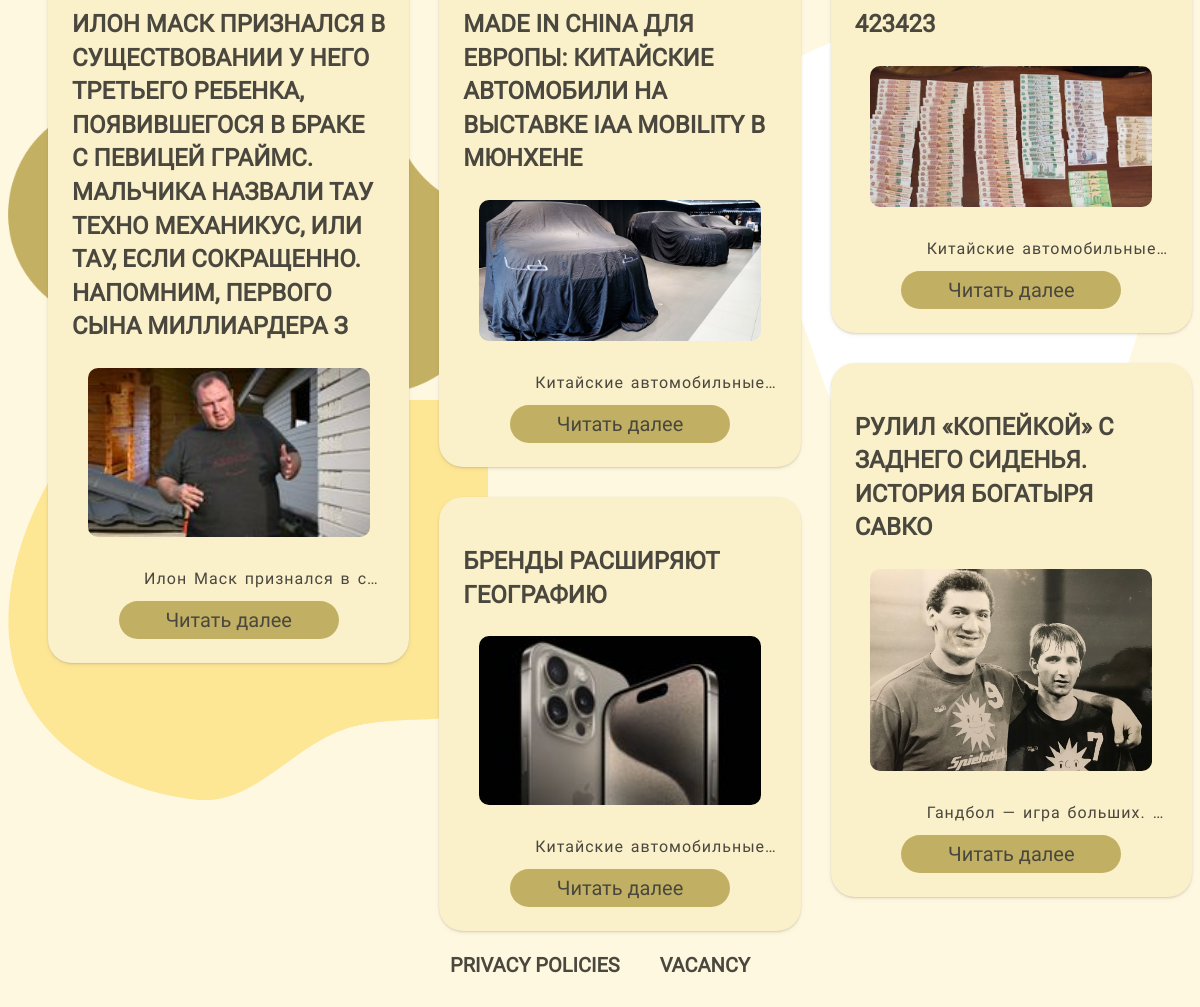
Page /news/ on the committed database.
### news/models.py (models this page shows, shortened)
class News(models.Model):
    title = models.CharField(max_length=200)
    content = models.TextField()
    publication_date = models.DateField(auto_now_add=True)
    image = models.ImageField(upload_to='static/news/')

### news/views.py (the view)
# urls.py: path('', views.news_list, name='home'),
def news_list(request):
    news_list = News.objects.order_by('-publication_date')
    context = {
        'news_list': news_list,
    }
    return render(request, 'news.html', context)

### news/templates/news.html (shortened to what this page needs)
{% extends 'hotel/base_hotel.html' %}
{% block head %}
<link rel="stylesheet" href="/static/css/news.css">
{% endblock %}
{% block content %}
<ul>
    {% for news in news_list %}
    <li itemscope itemtype="http://schema.org/NewsArticle">
        <h3 itemprop="headline">{{ news.title }}</h3>
        <img itemprop="image" src="{{ news.image.url }}" alt="{{ news.title }}" width="100">
        <p itemprop="description">{{ news.content }}</p>
        <a itemprop="url" href="{% url 'news:current_news' news.id %}">Читать далее</a>
    </li>
    {% endfor %}
</ul>
{% endblock %}

### static/css/base.css (style rules this page uses)
body { font-family: 'PrimaryFont', Arial, sans-serif; font-size: 1.25rem; background: rgb(255, 248, 225); line-height: 1.4; height: 100vh; }

### static/css/other.css (style rules this page uses)
p { margin: 10px; padding: 10px; }
p { text-indent: 2em; }
h1, h2, h3 { text-transform: uppercase; }
p { line-height: 1.5; }
p { word-spacing: 2px; letter-spacing: 1px; }
p { word-wrap: break-word; }
p { font-family: 'PrimaryFont', Arial, sans-serif; font-size: 16px; text-align: left; }
p { position: relative; top: 10px; left: 20px; }

### static/css/news.css (style rules this page uses)
ul { list-style-type: none; columns: 3; column-gap: 30px; }
ul li { background-color: rgb(250, 240, 202); box-shadow: rgba(191, 180, 140, 0.25) 0px 2px 5px -1px, rgba(0, 0, 0, 0.3) 0px 1px 3px -1px; padding: 1.5rem; border-radius: 24px; margin-bottom: 30px; break-inside: avoid; }
ul li h3 { font-size: 24px; font-weight: 600; color: rgb(74, 71, 62); }
ul li img { display: block; margin: 0 auto; border-radius: 10px; width: 90%; transition: transform 0.3s; }
ul li p { overflow: hidden; text-overflow: ellipsis; white-space: nowrap; color: rgb(74, 71, 62); }
ul li a { text-align: center; display: block; margin: 0 auto; color: rgb(74, 71, 62); width: 200px; padding: 5px 10px; text-decoration: none; transition: background-color 0.5s, border-radius 0.5s; }
ul li a:link { background-color: rgb(193, 176, 99); border-radius: 40px; }

### rows in the picture
News: title "ИЛОН МАСК ПРИЗНАЛСЯ В СУЩЕСТВОВАНИИ У НЕГО ТРЕТЬЕГО РЕБЕНКА, ПОЯВИВШЕГОСЯ В БРАКЕ С ПЕВИЦЕЙ ГРАЙМС. МАЛЬЧИКА НАЗВАЛИ ТАУ ТЕХНО МЕХАНИКУС, ИЛИ ТАУ, ЕСЛИ СОКРАЩЕННО. НАПОМНИМ, ПЕРВОГО СЫНА МИЛЛИАРДЕРА З", image (picture), content "Илон Маск признался в с…"
News: title "MADE IN CHINA ДЛЯ ЕВРОПЫ: КИТАЙСКИЕ АВТОМОБИЛИ НА ВЫСТАВКЕ IAA MOBILITY В МЮНХЕНЕ", image (picture), content "Китайские автомобильны…"
News: title "БРЕНДЫ РАСШИРЯЮТ ГЕОГРАФИЮ", image (picture), content "Китайские автомобильны…"
News: title "423423", image (picture), content "Китайские автомобильны…"
News: title "РУЛИЛ «КОПЕЙКОЙ» С ЗАДНЕГО СИДЕНЬЯ. ИСТОРИЯ БОГАТЫРЯ САВКО", image (picture), content "Гандбол — игра больших.…"
